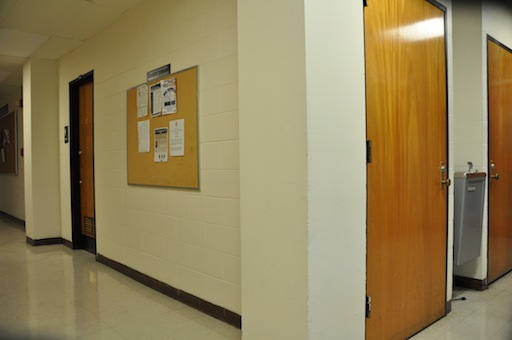
#> input picture Project 2/DanaHallWay1/DSC_0281.JPG, 512 x 340 px
$ jupyter execute --allow-errors 'Harris Corner Matching V2.ipynb'
#> lines starting #> are read from the running program, lines starting #| are printed output that depends on the picture
[cell 1]
import numpy as np
from scipy import ndimage as nd
import math
from PIL import Image, ImageDraw
import matplotlib.pyplot as plt

[cell 2]
# Gradient in x-direction
def Sobelx(image):
    sobelx = np.array([[1,0,-1],
                    [2,0,-2],
                    [1,0,-1]])
    Ix = nd.convolve(image,sobelx)
    return Ix


# Gradient in y-direction
def Sobely(image):
    sobely = np.array([[ 1, 2, 1],
                    [ 0, 0, 0],
                    [-1,-2,-1]])

    Iy = nd.convolve(image,sobely)
    return Iy


# Convert RGB to grayscale
def rgb2gray(image):
    image = np.array(image)
    r, c, ch = image.shape
    gray = np.zeros([r,c])

    gray = np.mean(image, axis=2)
    return gray


# Reduce image size
def reduceRes(image,factor):
    r,c = image.size
    r = int(np.floor(r/factor))
    c = int(np.floor(c/factor))
    new = image.resize((r,c))
    return new


# Box filter for smoothing
def boxFilter(image,rc):
    box = np.ones([rc,rc])/rc**2
    image = nd.convolve(image,box)
    return image


# Pad image with zeros
def pad(image,filter):
    r,c = filter.shape
    factor = int(np.floor(r/2))

    r_img, c_img = image.shape
    pad = np.zeros([r_img,factor])
    image = np.hstack([pad,image,pad])

    r_img, c_img = image.shape
    pad = np.zeros([factor,c_img])
    image = np.vstack([pad,image,pad])

    return image


# Normalized Cross Correlation
def norm_cross_corr(image,filter):
    r,c = image.shape
    ncc = np.zeros([r,c])

    padded = pad(image,filter)

    for i in range(r):
        for j in range(c):
            f = padded[i:i+filter.shape[0],j:j+filter.shape[1]]
            len_f = np.sqrt(np.sum(f**2))
            if len_f==0:
                norm_f = np.zeros(f.shape)
            else:
                norm_f = f/len_f
            norm_g = filter/np.sqrt(np.sum(filter**2))

            if filter.size != norm_f.size:
                print('Norm F:', norm_f)
                print('Filter:',filter)

            norm_f = np.reshape(norm_f,[1,filter.size])
            norm_g = np.reshape(norm_g,[filter.size,1])
            ncc[i,j] = np.dot(norm_f,norm_g)

    return ncc


# Harris Corner Detector
def HarrisCorner(image,threshold,width):

    # Peak finding for nonmax supression
    def peaks(image,window):
        factor = int(np.floor(window.shape[0]/2))
        image = pad(image,window)
        peaks = np.zeros([image.shape[0],image.shape[1]])

        for i in range(1,image.shape[0]-1):
            for j in range(1,image.shape[1]-1):
                window = image[i-1:i+2,j-1:j+2]
                if image[i,j]==np.amax(window):
                    peaks[i,j] = image[i,j]


        # remove padding
        peaks = peaks[factor:-factor,factor:-factor]

        return peaks

    # remove corners that are near the edge
    def nearEdge(corners,width):
        '''
        # Remove isolated corners in a window
        good_corners = np.copy(corners)
        good_corners[good_corners>0] = 1
        good_corners[good_corners<0] = 0
        print('Previous corners with edges:', np.sum(good_corners))
        '''
        r,c = corners.shape
        edge = int(np.floor((width-1)/2))
        corners[0:edge,:] = 0
        corners[r-edge:r,:] = 0

        corners[:,0:edge] = 0
        corners[:,c-edge:c] = 0
        '''
        # Remove isolated corners in a window
        good_corners = np.copy(corners)
        good_corners[good_corners>0] = 1
        good_corners[good_corners<0] = 0
        print('Corners after removing edges:', np.sum(good_corners))
        '''
        return corners


    # Find gradients
    Ix = Sobelx(image)
    Iy = Sobely(image)
    Ixx = Ix**2
    Iyy = Iy**2

    # Compute R values
    detM = Ixx*Iyy
    traceM = Ixx+Iyy
    k = 0.05
    R = detM - k*traceM**2

    # Threshold values
    R[R <= threshold*np.amax(R)] = 0

    # Nonmax Supression
    R = peaks(R,np.ones([3,3]))

    # Remove corners near the edge
    R = nearEdge(R,width)

    return R


# Reduce threshold until ~1% of pixels are corners
def reducedHarris(image,ratio,width):

    threshold = 1.0
    while ratio >= 100:
        threshold = 0.1*threshold

        corners = HarrisCorner(image,threshold,width)
        # Number of corners
        idx = np.where(corners>0)
        idx = np.array(idx).T
        ratio = image.size/idx.shape[0]

    print('Threshold:',threshold)
    print('Corners:',idx.shape[0])

    return corners


# Draw lines between matches
def drawLines(image1,image2,matches,threshold):

    offset = image1.shape[0]
    x = np.copy(matches[:,0:4:2])
    x[:,1] = x[:,1] + offset
    y = np.copy(matches[:,1:4:2])

    both = np.vstack([image1,image2])
    plt.imshow(both,cmap='gray')
    for i in range(0,x.shape[0]):
        if matches[i,-1] >= threshold:
            plt.plot(y[i,:],x[i,:])

    return


# Normalized Cross Correlation of two equal shaped patches
def patchNCC(f,g):

    len_f = np.sqrt(np.sum(f**2))
    norm_f = f/len_f

    len_g = np.sqrt(np.sum(g**2))
    norm_g = g/len_g

    norm_f = np.reshape(norm_f,[1,f.size])
    norm_g = np.reshape(norm_g,[g.size,1])
    ncc = np.dot(norm_f,norm_g)

    return ncc


# Find matches from im1 to im2
def patch2patch(im1,im2,corners1,corners2,width,num_matches):

    # Patch from location
    def getPatch(im,r,c,width):
        left = int( (width-1)/2 )
        right = int( (width-1)/2 + 1 )
        patch = im[r-left:r+right,c-left:c+right]
        return patch

    def cornerCoord(corners):
        idx = np.where(corners>0)
        idx = np.array(idx).T
        return idx

    # Find patch coordinates
    coord1 = cornerCoord(corners1)
    coord2 = cornerCoord(corners2)

    matches = np.zeros([num_matches,5])

    i = 0
    while i<num_matches:
        r1 = coord1[i,0]
        c1 = coord1[i,1]
        match = np.array([r1,c1,0,0,0])

        # Match the patch to second image
        patch1 = getPatch(im1,r1,c1,width)

        for j in range(coord2.shape[0]):
            r2 = coord2[j,0]
            c2 = coord2[j,1]
            patch2 = getPatch(im2,r2,c2,width)

            ncc = patchNCC(patch1,patch2)
            if ncc >= match[4]:
                match = [r1,c1,r2,c2,ncc]

        matches[i,:] = match
        i+=1

    return matches

# Load Image, Reduce Size, Convert to Gray

[cell 3]
reduce = 2

# Load image1
file = 'DanaHallWay1/DSC_0281.JPG'
image = Image.open(file)
#> image is the input picture: PIL image 512x340 RGB; mean R, G, B 148, 131.7, 91.1
# Reduce resolution
image1 = reduceRes(image,reduce)
# Convert to grayscale
gray1 = rgb2gray(image1)

# Load image2
file = 'DanaHallWay1/DSC_0282.JPG'
image = Image.open(file)
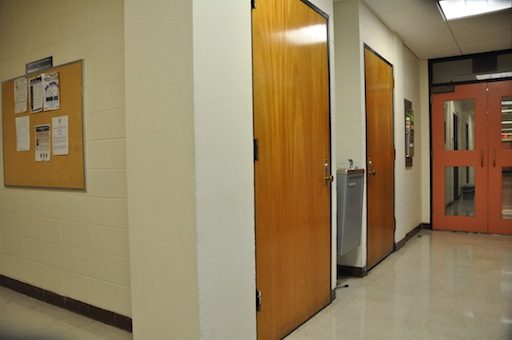
#> input picture Project 2/DanaHallWay1/DSC_0282.JPG, 512 x 340 px
#> image is the input picture: PIL image 512x340 RGB; mean R, G, B 147.4, 127.6, 92.9
# Reduce resolution
image2 = reduceRes(image,reduce)
# Convert to grayscale
gray2 = rgb2gray(image2)
#> in rgb2gray (call 2), `gray = np.mean(image, axis=2)`:
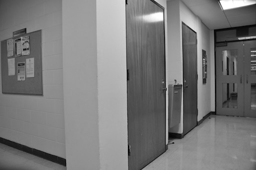
#> gray: shape (170, 256) float64; min 4.67, max 255, mean 122.7

# Add blurring to reduce noise level

[cell 4]
# Smooth image
blur = 3
im1 = boxFilter(gray1,blur)
#> in boxFilter, `image = nd.convolve(image,box)`:
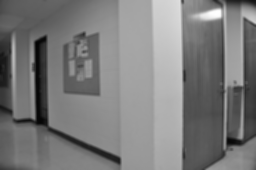
#> image: shape (170, 256) float64; min 4.41, max 254.4, mean 123.6
im2 = boxFilter(gray2,blur)
#> call 2 of boxFilter, with rc = 3
#> in boxFilter (call 2), `image = nd.convolve(image,box)`:
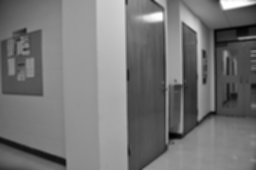
#> image: shape (170, 256) float64; min 8.78, max 255, mean 122.7; drawn with min black and max white

plt.imshow(im1,cmap='gray')
plt.show()
plt.imshow(im2,cmap='gray')

[cell 5]
# Find sparse corners
print('Finding corners...')
ratio = 5000
width = 7
corners1 = reducedHarris(im1,ratio,width)
#> the loop in reducedHarris, `while ratio >= 100:` made 6 passes
#> idx on passes 1 to 6: 40 positions, rows 3 to 166, columns 32 to 252, 125 positions, rows 3 to 166, columns 8 to 252, 184 positions, rows 3 to 166, columns 7 to 252, 234 positions, rows 3 to 166, columns 3 to 252, 328 positions, rows 3 to 166, columns 3 to 252, 556 positions, rows 3 to 166, columns 3 to 252
#> pass 1, in Sobelx, `Ix = nd.convolve(image,sobelx)`:
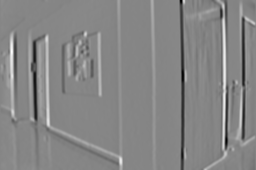
#> Ix: shape (170, 256) float64; min -449.1, max 407.9, mean 0.7; drawn with min black and max white
#> pass 1, in HarrisCorner, `Iyy = Iy**2`:
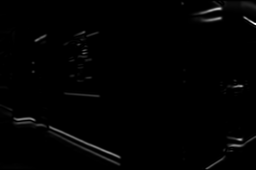
#> Iyy: shape (170, 256) float64; min 0, max 145273.9, mean 1357.3; drawn with min black and max white
#> after the loop in reducedHarris, `while ratio >= 100:`: threshold = 1e-06
#| Threshold: 1.0000000000000004e-06
#| Corners: 556
corners2 = reducedHarris(im2,ratio,width)
#> the loop in reducedHarris (call 2), `while ratio >= 100:` made 6 passes
#> idx on passes 1 to 6: 18 positions, rows 4 to 166, columns 65 to 238, 92 positions, rows 4 to 166, columns 8 to 238, 209 positions, rows 4 to 166, columns 4 to 251, 282 positions, rows 3 to 166, columns 4 to 251, 395 positions, rows 3 to 166, columns 3 to 252, 618 positions, rows 3 to 166, columns 3 to 252
#> pass 1, in Sobelx (call 7), `Ix = nd.convolve(image,sobelx)`:
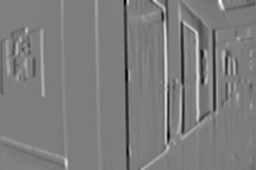
#> Ix: shape (170, 256) float64; min -433.6, max 447.1, mean -0.4; drawn with min black and max white
#> pass 1, in Sobely (call 7), `Iy = nd.convolve(image,sobely)`:
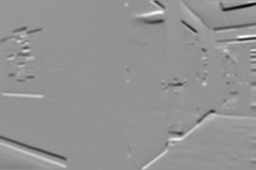
#> Iy: shape (170, 256) float64; min -484.8, max 351.8, mean -0.8; drawn with min black and max white
#> pass 1, in HarrisCorner (call 7), `Ixx = Ix**2`:
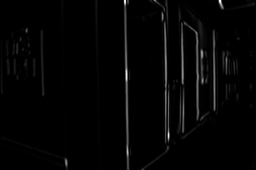
#> Ixx: shape (170, 256) float64; min 0, max 199875.2, mean 3702.9; drawn with min black and max white
#> pass 1, in HarrisCorner (call 7), `Iyy = Iy**2`:
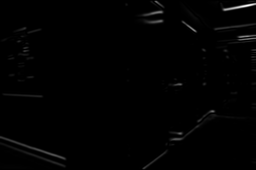
#> Iyy: shape (170, 256) float64; min 0, max 235009.5, mean 1837.6; drawn with min black and max white
#| Threshold: 1.0000000000000004e-06
#| Corners: 618

[cell 6]
# Find matches
print('Finding matches...')
num_matches = np.sum(corners1>0)
#> num_matches = 556
#> (the rest of this cell did not finish here and is left out)

#> in cornerCoord, `idx = np.where(corners>0)`: idx = 556 positions, rows 3 to 166, columns 3 to 252
#> in cornerCoord, `idx = np.array(idx).T`: idx = 556 pairs, first value 3 to 166, second value 3 to 252
#> in patch2patch, `coord1 = cornerCoord(corners1)`: coord1 has the same summary as idx in cornerCoord
#> in patch2patch, `coord2 = cornerCoord(corners2)`: coord2 = 618 pairs, first value 3 to 166, second value 3 to 252
#> the loop in patch2patch, `while i<num_matches:` made 1 pass
#> (r1, c1) on pass 1: (3, 97)
print(matches.shape[0],'matches found.')
